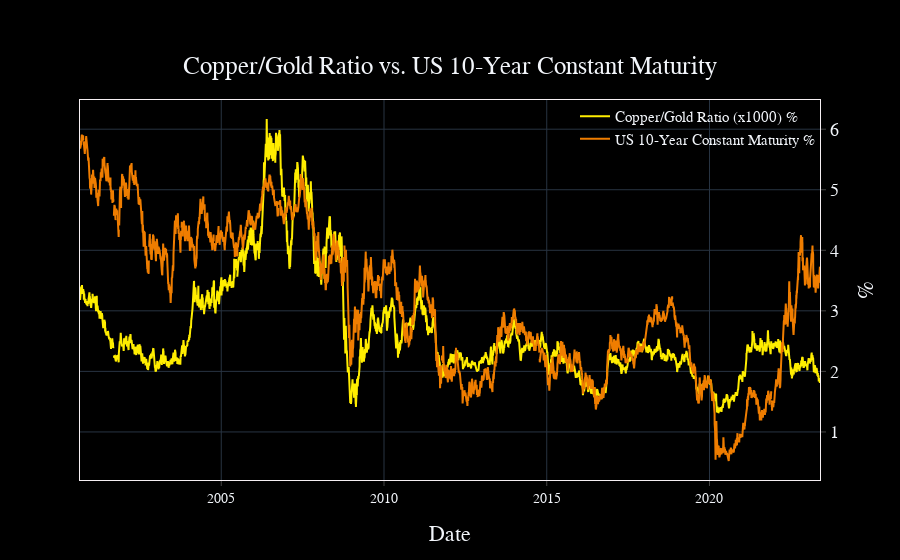

Notebook source saved alongside this figure:
### Markdown cell above
With all the data collected, let's draw the chart to visualize the relationship.

### Code cell
fig = OpenBBFigure()
fig.add_scatter(x=data.index, y=data["Copper/Gold Ratio"], name="Copper/Gold Ratio (x1000) %")
fig.add_scatter(x=data.index, y=data["US 10-Year Constant Maturity"], name="US 10-Year Constant Maturity %")
fig.update({'layout': 
    {'xaxis': {'title': 'Date'},
    'yaxis': {'title': '%'},
    'title': 'Copper/Gold Ratio vs. US 10-Year Constant Maturity',
    'title_y':0.90,
    'title_x':0.5,
}})
fig.update_layout(
    legend=dict(
        yanchor="top",
        y=1,
        xanchor="right",
        x=1.0
    )
)

### Figure 1 — Plotly figure (JSON) as saved in the notebook; plotly's stock layout.template omitted (floating-point values rounded to 4 significant figures; data arrays with more than 128 entries replaced by an {"elided": "..."} marker saying what was removed)
{"data": [{"name": "Copper/Gold Ratio (x1000) %", "type": "scatter", "x": {"elided": "5712 str values"}, "y": {"elided": "5712 float values"}}, {"name": "US 10-Year Constant Maturity %", "type": "scatter", "x": {"elided": "5712 str values"}, "y": {"elided": "5712 float values"}}], "layout": {"legend": {"x": 1, "xanchor": "right", "y": 1, "yanchor": "top"}, "title": {"text": "Copper/Gold Ratio vs. US 10-Year Constant Maturity", "x": 0.5, "y": 0.9}, "xaxis": {"title": {"text": "Date"}}, "yaxis": {"title": {"text": "%"}}}}
